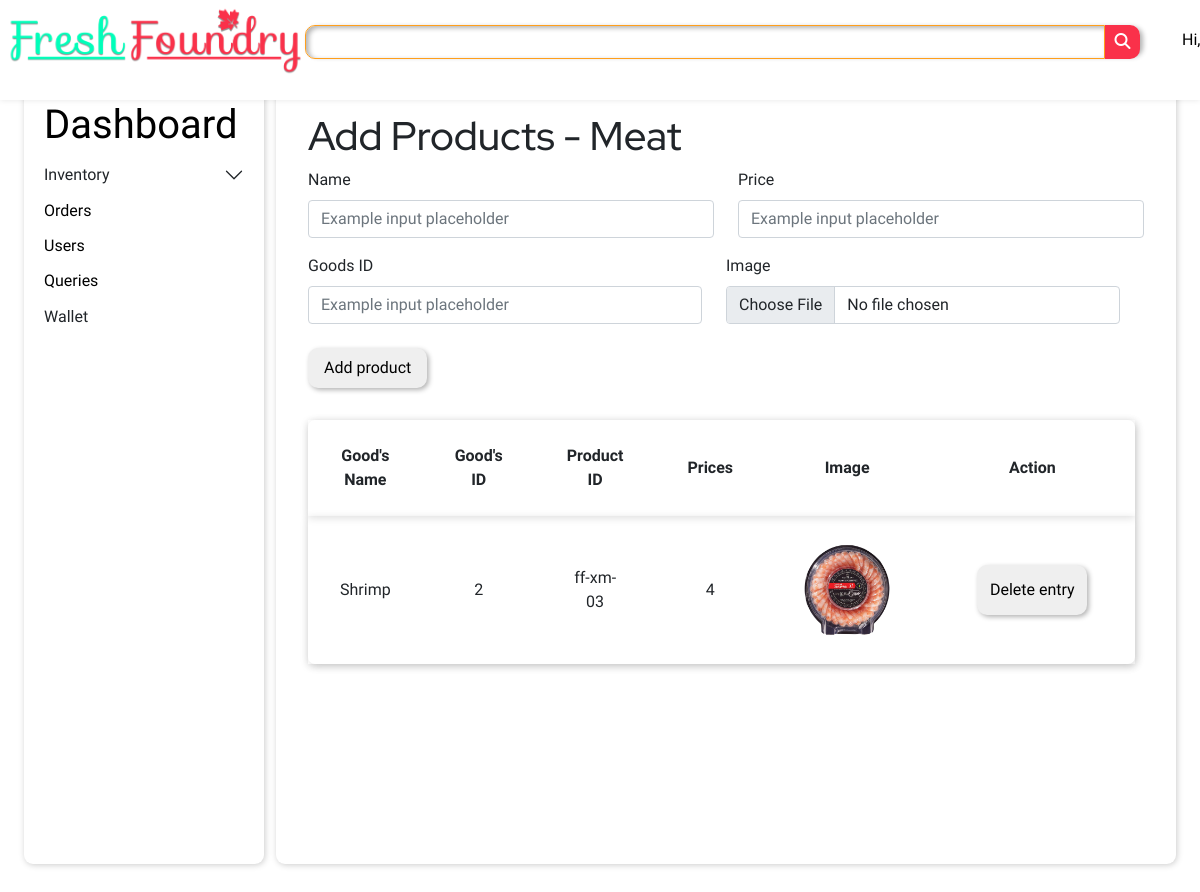
The page /Admin/a_meat.php on the database its author committed.
### tables this page shows
CREATE TABLE `meat` (
  `sr_no` int(11) NOT NULL,
  `goods` varchar(255) NOT NULL,
  `goods_id` varchar(255) NOT NULL,
  `prod_id` varchar(255) NOT NULL,
  `price` int(11) NOT NULL,
  `image` varchar(255) NOT NULL
);

### Admin/a_meat.php (the view, shortened to what this page needs)
<?php
    @include'../dbadmin.php';
?>
<!DOCTYPE html>
<html lang="en">
<head>
    <link rel="stylesheet" href="../style/admin_style.css">
    <link rel="stylesheet" href="../style/style.css">
    <link rel="stylesheet" href="https://cdn.jsdelivr.net/npm/bootstrap@5.1.3/dist/css/bootstrap.min.css">
</head>
<body>
    <header>
        <div class="logo">
            <a href="../indexloggedin.php"><img src="../Assets/Images/FreshLogo0.3.png" alt=""></a>
        </div>
        <div class="shadow-box">
            <div class="searchbar">
                <input type="text">
                <a href="#"><button><i class="fas fa-search"></i></button></a>
            </div>
        </div>
        <div class="nav">
            <nav class="navbar">
                <ul>
                    <li><a href="#">Hi, <?php echo ucfirst($_COOKIE['user_cookie']);?></a></li>
                </ul>
            </nav>
        </div>
    </header>
    <main>
        <div class="dashboard">
            <h1 class="dashhead">
            <a href="../lollipop.php">Dashboard</a>
            </h1>
            <div class="accordion accordion-flush">
                <div class="accordion-item">
                  <h2 class="accordion-header" id="flush-headingOne">
                    <h2 class="accordion-button collapsed" style="cursor: pointer; margin: 0%;" data-bs-toggle="collapse" data-bs-target="#flush-collapseOne" aria-expanded="false" aria-controls="flush-collapseOne">
                      Inventory
                    </h2>
                  </h2>
                </div>
              </div>
            <h2 class="dashitem">
                <a style="text-decoration: none;color: black;" href="./allorders.php">Orders</a>
            </h2>
            <h2 class="dashitem">
                <a style="text-decoration: none;color: black;" href="./users.php">Users</a>
            </h2>
            <h2 class="dashitem">
                <a style="text-decoration: none;color: black;" href="./cxqueries.php">Queries</a>
            </h2>
            <h2 class="dashitem">
                Wallet
            </h2>
        </div>
        <div class="adminops">
            <form action="goods_execute.php" method="POST" enctype="multipart/form-data">
                <h1 class="formHead">Add Products - Meat</h1>
                <div class="row">
                    <div class="mb-3 col">
                        <label for="nameField" class="form-label opsFormIp1">Name</label>
                        <input type="text" name="goods_name" class="form-control" id="nameInput" placeholder="Example input placeholder">
                    </div>
                    <div class=" col">
                        <label for="priceField" class="form-label opsFormIp1">Price</label>
                        <input type="text" name="price" class="form-control" id="nameInput" placeholder="Example input placeholder">
                    </div>
                <div class="row">
                    <div class=" col">
                        <label for="priceField" class="form-label opsFormIp1">Goods ID</label>
                        <input type="text" name="goods_id" class="form-control" id="nameInput" placeholder="Example input placeholder">
                    </div>
                    <div class=" col ">
                        <label for="formFile" class="form-label opsFormIp3">Image</label>
                        <input class="form-control"  name="image" type="file" id="formFile"><br/>
                    </div>
                <div><button type="submit" class="submit" style="border-radius:10px; border:none; box-shadow: 2px 2px 5px rgba(0,0,0,0.3); padding: 0.5em 1em;" >Add product</button>
            </form>
        </div>
        <div class="prods">
            <?php
                $query = "SELECT * FROM meat";
                $stmt = $db->prepare($query);
                $stmt->execute();
                $row = $stmt->fetchAll(PDO::FETCH_ASSOC);
                echo '<div style=\'margin-top:2em;text-align:center\'><table>';
                echo '<tr style=\'font-weight:bold;\'><td>Good\'s Name</td><td>Good\'s ID</td><td>Product ID</td><td>Prices</td><td>Image</td><td>Action</td></tr>';
                foreach($row as $r){
                    echo '<form action=\'editprods.php\' method=\'POST\'><tr><input type=\'hidden\' name=\'goods_name\' value=\''.$r['goods'].'\'><td>'.$r['goods'].'</td><td>'.$r['goods_id'].'</td><input type=\'hidden\' name=\'prod_id\' value=\''.$r['prod_id'].'\'><td>'.$r['prod_id'].'</td><td>'.$r['price'].'</td><input type=\'hidden\' name=\'image\' value=\''.$r['image'].'\'><td><img style=\'width:100px;height:100px;object-fit:contain\' src=\'../uploads/'.$r['image'].'\'></td><td><input style=\'margin:1em;padding:.8em;border-radius:10px;border:none;box-shadow: 2px 2px 5px rgba(0,0,0,0.3);\' type=\'submit\' name=\'delete\' value=\'Delete entry\'></td></tr></form>';
                }
                echo '</table></div>';
            ?>
        </div>
    </main>
</body>
</html>

### Style/admin_style.css (style rules this page uses)
body { background-color: var(--g-whitebg); height: 100vh; width: 100vw; }
main { display: grid; grid-template-areas: "sidebar ops ops"; }
.dashboard { grid-area: "sidebar"; width: 20vw; height: 98vh; background-color: var(--white); border-radius: 9px; margin-left: 2vw; margin-top: 10vh; box-shadow: var(--shadowbright); }
.dashitem { cursor: pointer; font-size: 16px; padding-left: 20px; }
.dashhead { padding-left: 20px; padding-top: 20px; margin-bottom: 0; font-family: var(--red-hat-display); }
.adminops { grid-area: "ops"; width: 75vw; height: fit-content; min-height: 98vh; margin-bottom: 10vh; background-color: var(--white); border-radius: 9px; margin-top: 10vh; box-shadow: var(--shadowbright); padding: 2rem !important; }
.formHead { font-family: var(--red-hat-display); }
.dashhead a { text-decoration: none ; color: black ; }
.dashboard .dashitem { padding-bottom: .5em; }

### Style/style.css (style rules this page uses)
* { box-sizing: border-box; margin: 0; padding: 0; font-family: var(--comfortaa); }
body { background-color: var(--g-whitebg); overflow-x: hidden; }
header { width: 100%; box-shadow: .1px 0.1px 6px var(--black-01); background-color: var(--white); position: fixed; display: flex; justify-content: space-evenly; z-index: 999; }
.logo img { width: 300px; height: 72px; }
.logo { margin-top: 5px; margin-left: 5px; width: 300px; height: auto; }
.searchbar { display: flex; padding: 0px; }
.searchbar a { text-decoration: none; }
.searchbar button { border-radius: 0px 10px 10px 0px; border-color: transparent; width: 35px; height: 34px; background-color: var(--logo-red); }
.searchbar i { color: var(--white); }
.shadow-box { background-size: fit-content; border-radius: 10px; box-shadow: 3px 2px 5px rgba(0, 0, 0, 0.3); padding: 0px; margin-top: 25px; height: 3.7vh; }
@media screen and (min-width: 1080px) { .searchbar input { border: 1px solid var(--outlines); border-radius: 10px 0px 0px 10px; box-shadow: inset 3px 2px 5px rgba(0, 0, 0, 0.3); width: 800px; height: 30px; padding: 1em; } }
.navbar { margin-top: 20px; }
.navbar ul { display: flex; justify-content: flex-end; }
.navbar ul li { padding: 0 10px; list-style-type: none; }
.navbar a { text-decoration: none; color: black; }
table { border-radius:7px; box-shadow:2px 2px 8px rgba(0, 0, 0, 0.137); padding: 2rem; width: 100%; }
td { padding-left: 2rem; padding-right: 2rem; padding-top: 1.5rem; padding-bottom: 1.5rem; }
tr { padding-left: 2rem; padding-right: 2rem; padding-top: 1rem; padding-bottom: 2rem; box-shadow: 0px 2px 8px rgba(0, 0, 0, 0.13); }

### Style/variables.css (style rules this page uses)
* { --g-whitebg : #f6f6f6; --white : #ffffff; --black : #000000; --black-01 : rgba(0, 0, 0, 0.1); --outlines : #ff9f1c; --logo-green : #01ffba; --logo-red : #fa314a; --red : #fa314a; --shadowdeep: 2px 2px 6px #00000034; --shadowbright: 1px 1px 6px #00000034; }

### rows shown on the page
meat: goods "Shrimp", goods_id "2", prod "ff-xm-03", price "4", image (picture)
